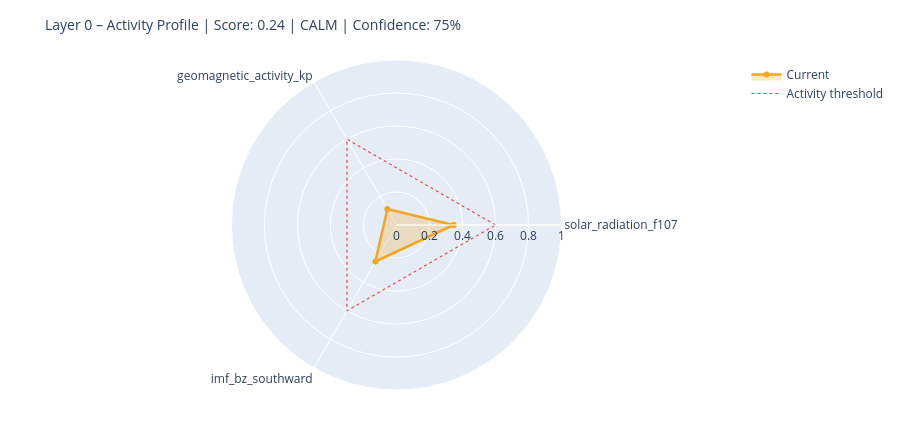

The notebook cell saved with this chart:
### Markdown cell above
---
## 6. State Assessment & Handoff to Layer 1

### Code cell
# ============================================================
# STEP 1 – Collect raw values with source modes
# Mode: 'primary' | 'fallback_3h' | 'last_valid' | 'missing'
# ============================================================

def safe_last(df, col):
    if df is None or col not in df.columns: return None
    s = df[col].dropna()
    return float(s.iloc[-1]) if not s.empty else None

f107_now = safe_last(df_f107, 'f10.7')
bz_now   = safe_last(df_mag,  'bz_gsm')
kp_now   = safe_last(df_kp,   'kp')
sw_now   = safe_last(df_sw,   'speed')

source_modes = {
    'F10.7':    'primary'  if f107_now is not None else 'missing',
    'Kp':       'primary'  if kp_now   is not None else 'missing',
    'IMF_Bz':   'primary'  if bz_now   is not None else 'missing',
    'SW_speed': 'primary'  if sw_now   is not None else 'missing',
}

# Kp Fallback – 3h endpoint
if kp_now is None:
    try:
        r = requests.get(
            'https://services.swpc.noaa.gov/json/noaa-planetary-k-index.json',
            timeout=10)
        r.raise_for_status()
        fb = pd.DataFrame(r.json())
        tc = next((c for c in fb.columns if 'time' in c.lower()), fb.columns[0])
        kc = next((c for c in fb.columns if 'kp' in c.lower() and c != tc), None)
        if kc:
            fb[kc] = fb[kc].astype(str).str.extract(r'([0-9]+(?:\.[0-9]*)?)')[0]
            fb[kc] = pd.to_numeric(fb[kc], errors='coerce')
            fb = fb[fb[kc] >= 0].dropna(subset=[kc])
            if not fb.empty:
                kp_now = float(fb[kc].iloc[-1])
                source_modes['Kp'] = 'fallback_3h'
                print(f'  Kp fallback (3h): {kp_now:.1f}')
    except Exception as e:
        print(f'  Kp fallback failed: {e}')

# Solar Wind Fallback – last valid value
if sw_now is None and df_sw is not None and 'speed' in df_sw.columns:
    s = df_sw['speed'].dropna()
    if not s.empty:
        sw_now = float(s.iloc[-1])
        source_modes['SW_speed'] = 'last_valid'
        print(f'  SW fallback (last_valid): {sw_now:.0f} km/s')

print()
print('Source modes:', source_modes)

# ============================================================
# STEP 2 – Score from available components only
# ============================================================

def norm(v, lo, hi):
    if v is None: return None
    return max(0.0, min(1.0, (v - lo) / (hi - lo)))

COMPONENTS = {
    'solar_radiation_f107':    (f107_now, norm(f107_now, 60, 250)),
    'geomagnetic_activity_kp': (kp_now,   norm(kp_now,   0,   9)),
    'imf_bz_southward':        (bz_now,   norm(-(bz_now or 0) if bz_now else None, -5, 30)
                                           if bz_now is not None else None),
    'solar_wind_speed':        (sw_now,   norm(sw_now, 300, 800)),
}

available   = {k: v[1] for k, v in COMPONENTS.items() if v[1] is not None}
unavailable = [k for k, v in COMPONENTS.items() if v[1] is None]

layer0_score = round(sum(available.values()) / len(available), 4) if available else None
confidence   = round(len(available) / len(COMPONENTS), 2)

level = ('unknown'  if layer0_score is None
         else 'calm'     if layer0_score < 0.3
         else 'moderate' if layer0_score < 0.6
         else 'active')

# ============================================================
# STEP 3 – Dominant Driver
# ============================================================

def dominant_driver(kp, f107, bz, sw):
    candidates = []
    if kp   is not None and kp   >= 4:   candidates.append(('geomagnetic',    kp / 9))
    if sw   is not None and sw   >= 500:  candidates.append(('solar_wind',     sw / 800))
    if bz   is not None and bz   <= -5:   candidates.append(('imf_southward',  abs(bz) / 30))
    if f107 is not None and f107 >= 150:  candidates.append(('solar_radiation',f107 / 250))
    return max(candidates, key=lambda x: x[1])[0] if candidates else 'none'

driver = dominant_driver(kp_now, f107_now, bz_now, sw_now)

# ============================================================
# STEP 4 – Downstream expectations
# ============================================================

def downstream_expectation(driver, score, kp, bz, f107):
    exp = {
        'magnetosphere':        'calm',
        'ionosphere':           'calm',
        'schumann_resonance':   'unchanged',
        'lithosphere_currents': 'low',
    }
    if driver == 'geomagnetic' or (kp and kp >= 5):
        exp['magnetosphere']        = 'compressed / storm'
        exp['ionosphere']           = 'elevated disturbance (TEC variability)'
        exp['schumann_resonance']   = 'elevated amplitude possible'
        exp['lithosphere_currents'] = 'elevated induction currents'
    elif driver == 'imf_southward' or (bz and bz <= -5):
        exp['magnetosphere']        = 'energy coupling active'
        exp['ionosphere']           = 'elevated electron density possible'
        exp['schumann_resonance']   = 'slight modulation possible'
    elif driver == 'solar_radiation' or (f107 and f107 >= 150):
        exp['ionosphere']           = 'elevated ionization (F-layer)'
        exp['schumann_resonance']   = 'slightly elevated background activity'
    return exp

downstream = downstream_expectation(driver, layer0_score, kp_now, bz_now, f107_now)

# ============================================================
# CONSOLE OUTPUT
# ============================================================

W = 58
print('=' * W)
print('LAYER 0 – STATE ASSESSMENT')
print('=' * W)
for name, (raw_v, score_v) in COMPONENTS.items():
    if score_v is not None:
        bar = '█' * int(score_v * 20) + '░' * (20 - int(score_v * 20))
        print(f'  {name:<35}  {bar}  {score_v:.2f}')
    else:
        print(f'  {name:<35}  {"─" * 20}  n/a')
print('-' * W)
print(f'  Score ({len(available)}/{len(COMPONENTS)} components):  {layer0_score:.3f}')
print(f'  Confidence:         {confidence:.0%}')
print(f'  Level:              {level.upper()}')
print(f'  Dominant Driver:    {driver}')

# Radar chart
cats = list(available.keys())
vals = list(available.values())
if len(cats) >= 3:
    fig = go.Figure()
    fig.add_trace(go.Scatterpolar(
        r=vals + [vals[0]], theta=cats + [cats[0]],
        fill='toself', fillcolor='rgba(242,166,35,0.25)',
        line=dict(color='#F2A623', width=2.5), name='Current'
    ))
    fig.add_trace(go.Scatterpolar(
        r=[0.6] * (len(cats) + 1), theta=cats + [cats[0]],
        line=dict(color='#E24B4A', dash='dot', width=1.2),
        mode='lines', name='Activity threshold'
    ))
    fig.update_layout(
        title=dict(text=f'Layer 0 – Activity Profile | Score: {layer0_score:.2f} | {level.upper()} | Confidence: {confidence:.0%}',
                   font=dict(size=14)),
        polar=dict(radialaxis=dict(visible=True, range=[0, 1])),
        height=430, showlegend=True,
        margin=dict(l=60, r=60, t=60, b=40)
    )
    fig.show()

### Figure 1 — Plotly figure (JSON) as saved in the notebook; plotly's stock layout.template omitted (floating-point values rounded to 4 significant figures)
{"data": [{"fill": "toself", "fillcolor": "rgba(242,166,35,0.25)", "line": {"color": "#F2A623", "width": 2.5}, "name": "Current", "r": [0.3457, 0.1111, 0.2554, 0.3457], "theta": ["solar_radiation_f107", "geomagnetic_activity_kp", "imf_bz_southward", "solar_radiation_f107"], "type": "scatterpolar"}, {"line": {"color": "#E24B4A", "dash": "dot", "width": 1.2}, "mode": "lines", "name": "Activity threshold", "r": [0.6, 0.6, 0.6, 0.6], "theta": ["solar_radiation_f107", "geomagnetic_activity_kp", "imf_bz_southward", "solar_radiation_f107"], "type": "scatterpolar"}], "layout": {"height": 430, "margin": {"b": 40, "l": 60, "r": 60, "t": 60}, "polar": {"radialaxis": {"range": [0, 1], "visible": true}}, "showlegend": true, "title": {"font": {"size": 14}, "text": "Layer 0 – Activity Profile | Score: 0.24 | CALM | Confidence: 75%"}}}
